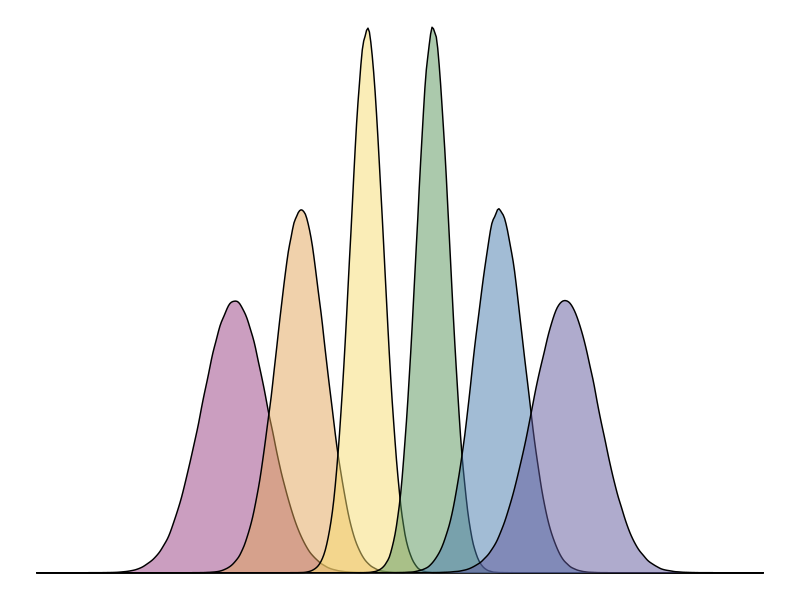

The R script that drew this image:
## ---- chunk 1
library(tidyverse)

## palette with psyTeachR logo colour
psyteachr_colours <- function(vals = 1:6) {
  ptrc <- c(
    "pink" = "#983E82",
    "orange" = "#E2A458",
    "yellow" = "#F5DC70",
    "green" = "#59935B",
    "blue" = "#467AAC",
    "purple" = "#61589C"
  )
  
  unname(ptrc[vals])
}
psyteachr_colors <- psyteachr_colours


## ---- chunk 2

n <- 1e6
means <- c(40, 60, 80, 100, 120, 140)
sds <- c(10, 7.5, 5, 5, 7.5, 10)

tibble(
  grp = rep(LETTERS[1:6], each = n),
  val = rep(means, each = n) +
        rnorm(n*6, 0, rep(sds, each = n))
) %>%
  ggplot(aes(val, fill = grp)) +
  geom_density(alpha = 0.5, show.legend = F, trim = FALSE) +
  scale_fill_manual(values = psyteachr_colours()) +
  xlim(-20,200) +
  theme_void()
